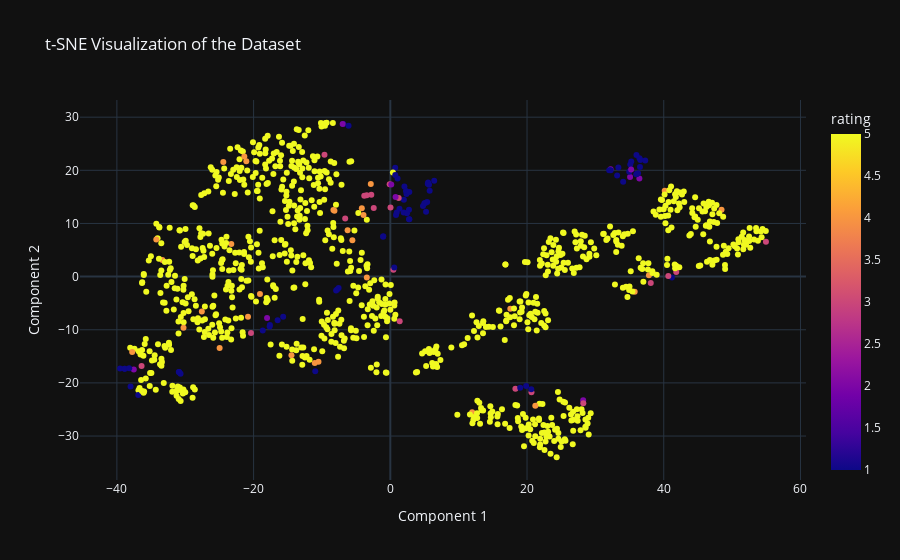

Notebook code for this chart:
### Markdown cell above
# T-sne vizualization

### Code cell
import pandas as pd
import numpy as np
from sklearn.manifold import TSNE
import plotly.express as px

# Apply t-SNE
X = test_df_encoded
tsne = TSNE(n_components=2, random_state=42)
X_tsne = tsne.fit_transform(X)

# Create a DataFrame for easier plotting
df_tsne = pd.DataFrame(X_tsne, columns=['Component 1', 'Component 2'])
df_tsne['rating'] = test_df_enriched['rating']
df_tsne['text_review'] = test_df_enriched['text_review']
df_tsne['price'] = test_df_enriched['price']
df_tsne['sentiment_score'] = test_df_enriched['sentiment_score']

# Create an interactive plot using Plotly
fig = px.scatter(
    df_tsne, 
    x='Component 1', 
    y='Component 2', 
    color='rating',
    title='t-SNE Visualization of the Dataset',
    labels={'Component 1': 'Component 1', 'Component 2': 'Component 2'},
    template='plotly_dark',
    hover_data=['rating', 'text_review', 'price', "sentiment_score"]
)

# Show the plot
fig.show()

### Figure 1 — Plotly figure (JSON) as saved in the notebook; plotly's stock layout.template omitted (floating-point values rounded to 4 significant figures; data arrays with more than 128 entries replaced by an {"elided": "..."} marker saying what was removed)
{"data": [{"customdata": {"elided": "1000x3 mixed values"}, "hovertemplate": "Component 1=%{x}<br>Component 2=%{y}<br>rating=%{marker.color}<br>text_review=%{customdata[1]}<br>price=%{customdata[2]}<extra></extra>", "legendgroup": "", "marker": {"color": {"elided": "1000 int values"}, "coloraxis": "coloraxis", "symbol": "circle"}, "mode": "markers", "name": "", "orientation": "v", "showlegend": false, "type": "scatter", "x": {"elided": "1000 float values"}, "xaxis": "x", "y": {"elided": "1000 float values"}, "yaxis": "y"}], "layout": {"coloraxis": {"colorbar": {"title": {"text": "rating"}}, "colorscale": [[0, "#0d0887"], [0.1111, "#46039f"], [0.2222, "#7201a8"], [0.3333, "#9c179e"], [0.4444, "#bd3786"], [0.5556, "#d8576b"], [0.6667, "#ed7953"], [0.7778, "#fb9f3a"], [0.8889, "#fdca26"], [1, "#f0f921"]]}, "legend": {"tracegroupgap": 0}, "title": {"text": "t-SNE Visualization of the Dataset"}, "xaxis": {"anchor": "y", "domain": [0, 1], "title": {"text": "Component 1"}}, "yaxis": {"anchor": "x", "domain": [0, 1], "title": {"text": "Component 2"}}}}
